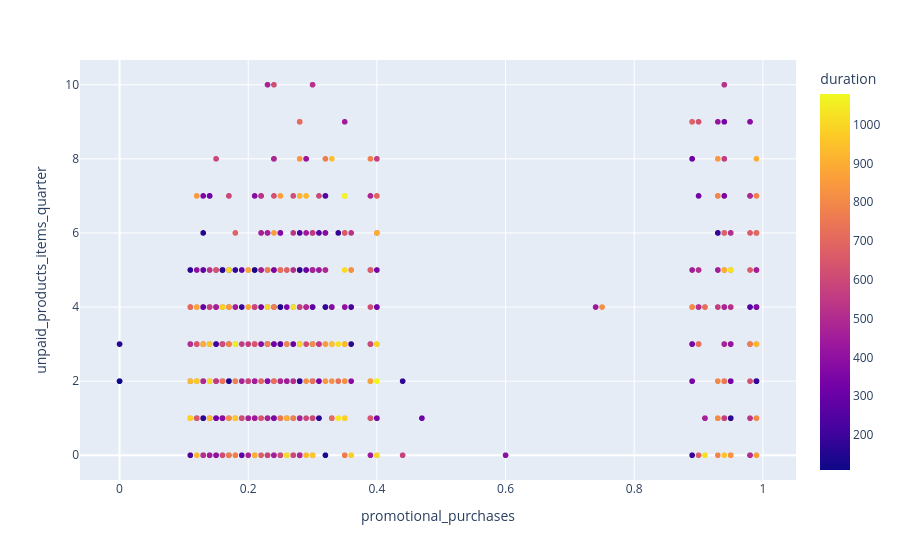

Notebook cell for this chart:
### Markdown cell above
Влияние **unpaid_products_items_quarter** на **promotional_purchases :**

Построим скатеерплот.Изменение окраса точек обеспечим значениями категорий
- duration,
- market_active_current_month,
- market_active_6_month,
- pages_per_visit**

### Code cell
#duration
fig = px.scatter(market_file, x="promotional_purchases", y="unpaid_products_items_quarter", color="duration")
fig.show()

### Figure 1 — Plotly figure (JSON) as saved in the notebook; plotly's stock layout.template omitted (floating-point values rounded to 4 significant figures; data arrays with more than 128 entries replaced by an {"elided": "..."} marker saying what was removed)
{"data": [{"hovertemplate": "promotional_purchases=%{x}<br>unpaid_products_items_quarter=%{y}<br>duration=%{marker.color}<extra></extra>", "legendgroup": "", "marker": {"color": {"elided": "1300 int values"}, "coloraxis": "coloraxis", "symbol": "circle"}, "mode": "markers", "name": "", "showlegend": false, "type": "scattergl", "x": {"elided": "1300 float values"}, "xaxis": "x", "y": {"elided": "1300 int values"}, "yaxis": "y"}], "layout": {"coloraxis": {"colorbar": {"title": {"text": "duration"}}, "colorscale": [[0, "#0d0887"], [0.1111, "#46039f"], [0.2222, "#7201a8"], [0.3333, "#9c179e"], [0.4444, "#bd3786"], [0.5556, "#d8576b"], [0.6667, "#ed7953"], [0.7778, "#fb9f3a"], [0.8889, "#fdca26"], [1, "#f0f921"]]}, "legend": {"tracegroupgap": 0}, "margin": {"t": 60}, "xaxis": {"anchor": "y", "domain": [0, 1], "title": {"text": "promotional_purchases"}}, "yaxis": {"anchor": "x", "domain": [0, 1], "title": {"text": "unpaid_products_items_quarter"}}}}
